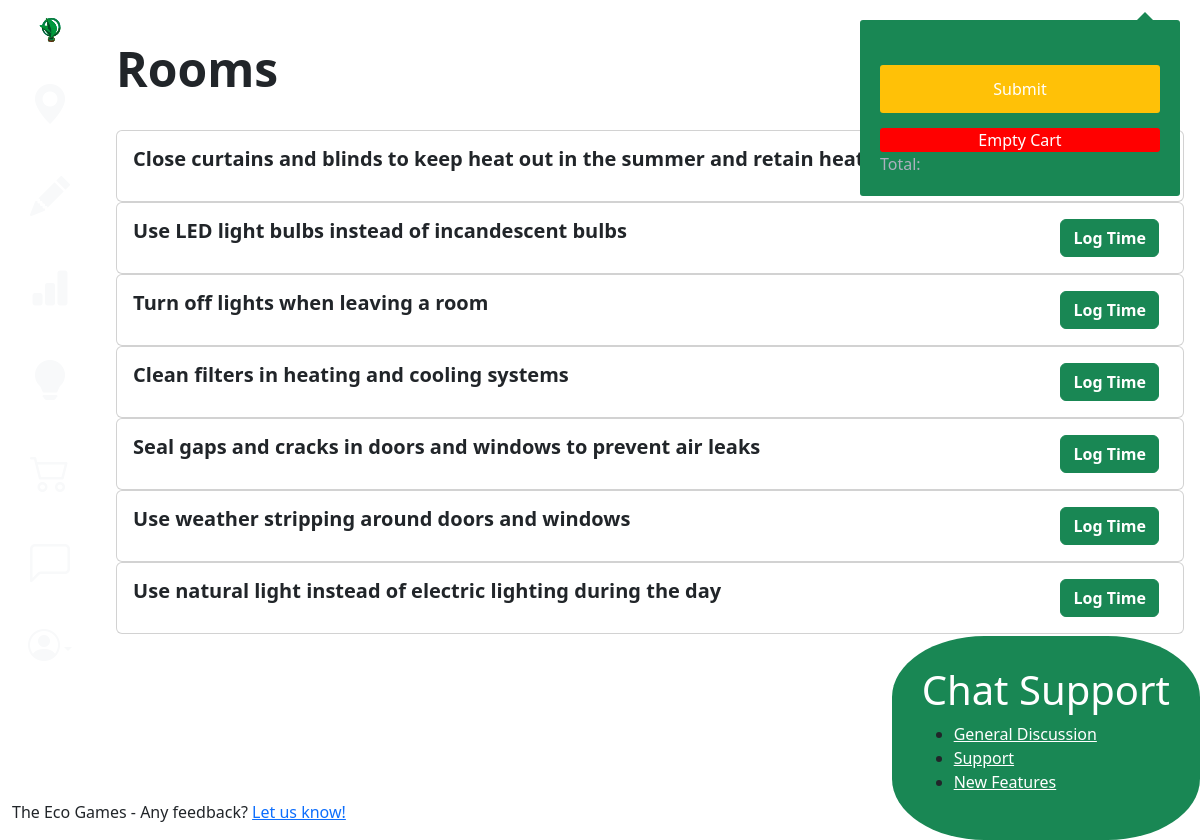
The page /game/activities/91 (signed in) on the database its author committed.
### game/models.py (models this page shows)
class Category(models.Model):
    name=models.CharField(max_length=128)
    def __str__(self):
        return self.name

class Activity(models.Model):
    title = models.TextField(max_length=128, unique=True)
    points=models.IntegerField()
    cat=models.ForeignKey(Category, on_delete=models.CASCADE)
    class ActivityType(models.TextChoices):
        TIMEREQUIRED = 'TR', ('Time required')
        TIMENOTREQUIRED = 'TNR', ('Time not required')
    type=models.CharField(max_length=4, default=ActivityType.TIMENOTREQUIRED)
    def __str__(self):
        return self.title

### game/views.py (the view)
# urls.py: path('activities/<int:pk>', views.ActivitiesDetailView.as_view(), name='activitiesDetails'),
class ActivitiesDetailView(LoginRequiredMixin, DetailView):
    model=Category
    template_name="game/activitiesDetail.html"
    def get_context_data(self, **kwargs):
        context={}
        category=get_object_or_404(Category, pk=self.kwargs['pk'])
        player, created = Challenger.objects.get_or_create(user=self.request.user)
        player.save()
        context['line_items']=getCartItems(player)
        cart, created = UserCart.objects.get_or_create(challenger=player)
        cart.save()
        context['activity_list']=Activity.objects.filter(cat=category)
        context['category']=category
        context['cart'] = cart
        print(context['activity_list'])
        print(context['category'])
        test=Activity.objects.filter(id=78)
        return context

### game/views.py (called while the page is built)
@login_required
def getCartItems(player):
    cart, created = UserCart.objects.get_or_create(challenger=player)
    cart.save()
    context={}
    context['line_items'] = LineItem.objects.filter(cart=cart, checkedOut=False, dateRecorded=date.today()) #set up the line items
    return context['line_items']

### game/templates/game/activitiesDetail.html (shortened to what this page needs)
{% extends 'base.html' %}
{% block content %}
{% load static %}
<br>
<h1 class="display-5 fw-bold">{{category.name}}</h1>
<br>
<div class="col">
    {% for activity in activity_list %}
    <div class="card" id = "activityDetails">
      <div class="card-body d-flex justify-content-between">
        <h5 class="card-title"><strong>{{activity.title}}</strong></h5>
        <div id="buttons" class="d-flex">
          {% if activity.type == 'TR' %}
          <button type="button" class="btn btn-success log-time-button me-2" data-bs-toggle="modal" data-bs-target="#trModal" onclick="setFields({{activity.id}})"><strong>Log Time</strong></button>
          {% else %}
          <button type="button" class="btn btn-success log-time-button me-2" data-bs-toggle="modal" data-bs-target="#tnrModal" onclick="setFields({{activity.id}})"><strong>Log Time</strong></button>
          {% endif %}
        </div>
      </div>
    </div>
    {% endfor %}
  </div>
{% endblock content %}

### rows shown on the page
Category: name "Rooms"
Activity: title "Close curtains and blinds to keep heat out in the summer and retain heat in the winter"
Activity: title "Use LED light bulbs instead of incandescent bulbs"
Activity: title "Turn off lights when leaving a room"
Activity: title "Clean filters in heating and cooling systems"
Activity: title "Seal gaps and cracks in doors and windows to prevent air leaks"
Activity: title "Use weather stripping around doors and windows"
Activity: title "Use natural light instead of electric lighting during the day"
